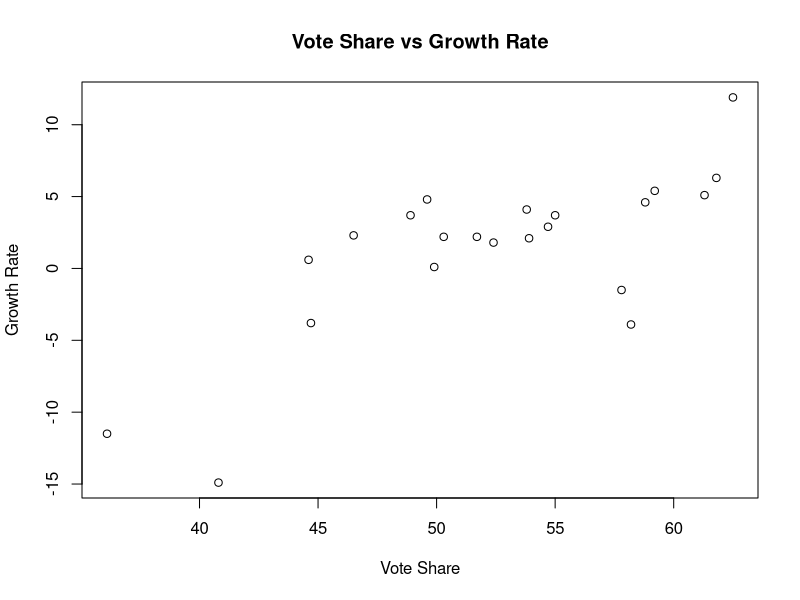
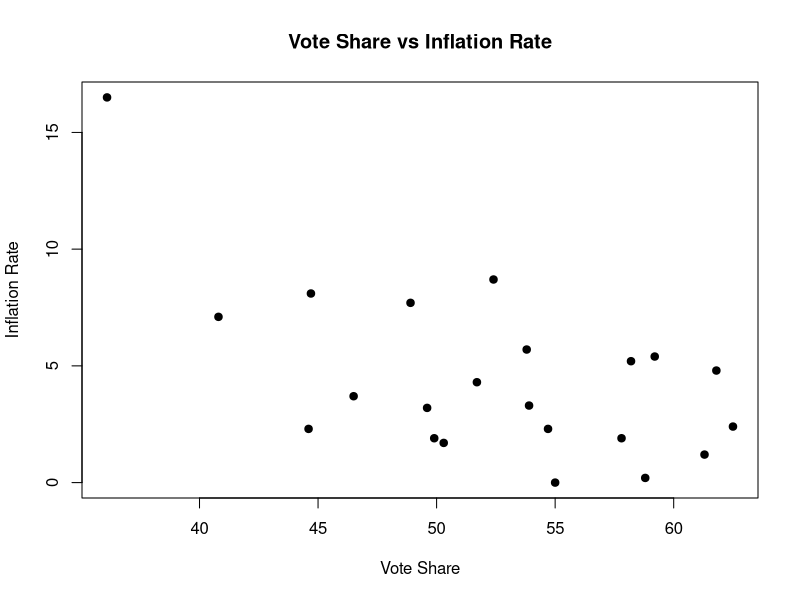
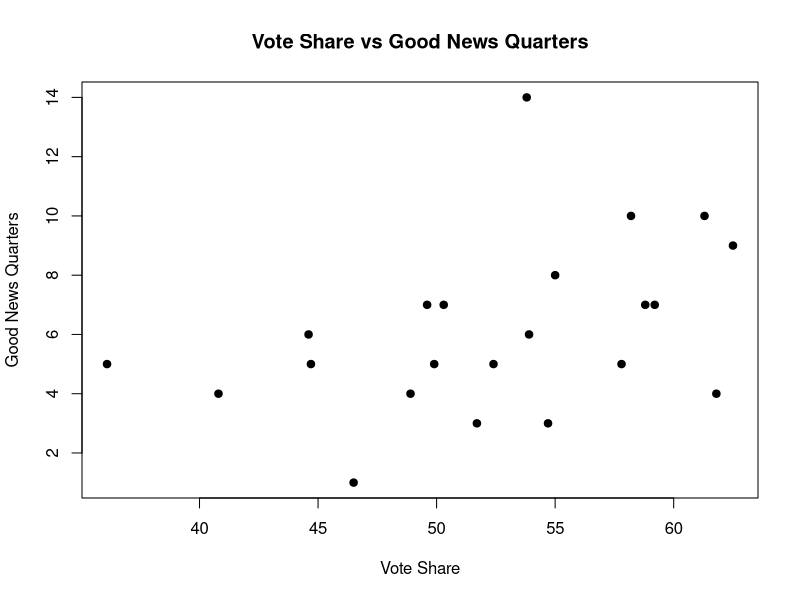
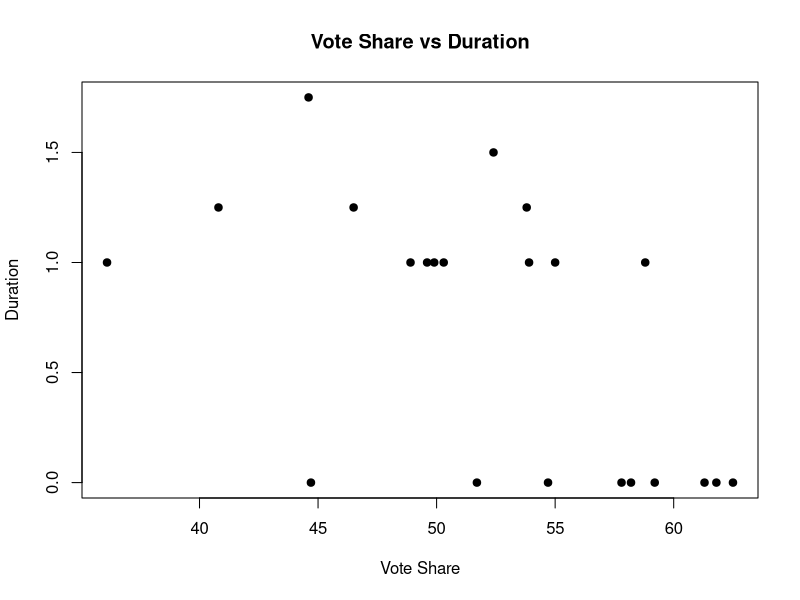
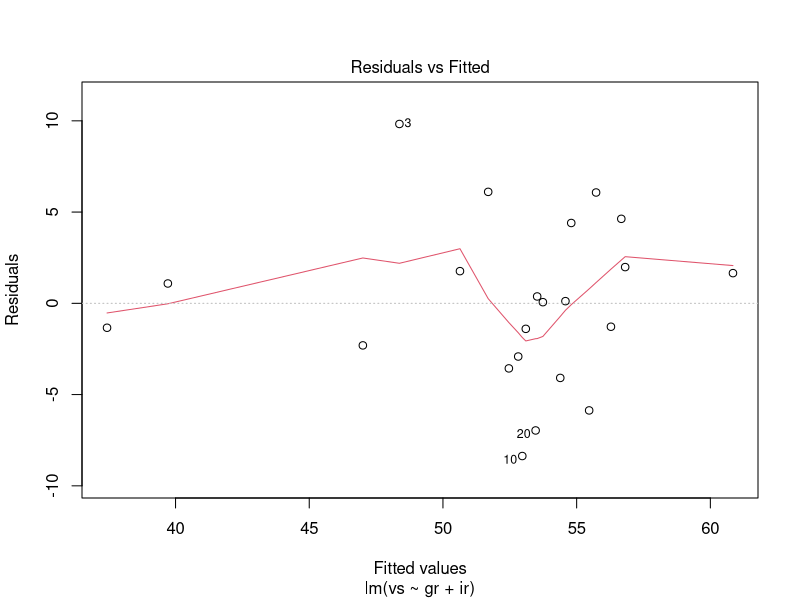
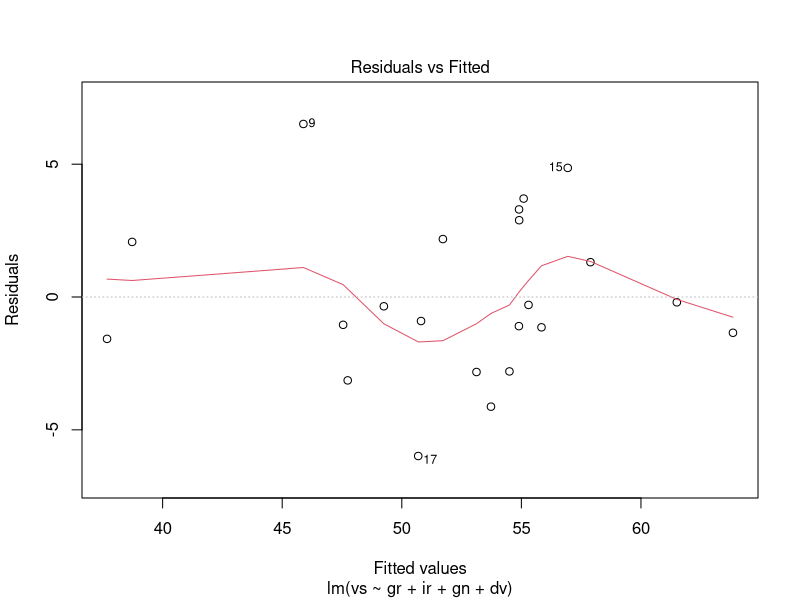
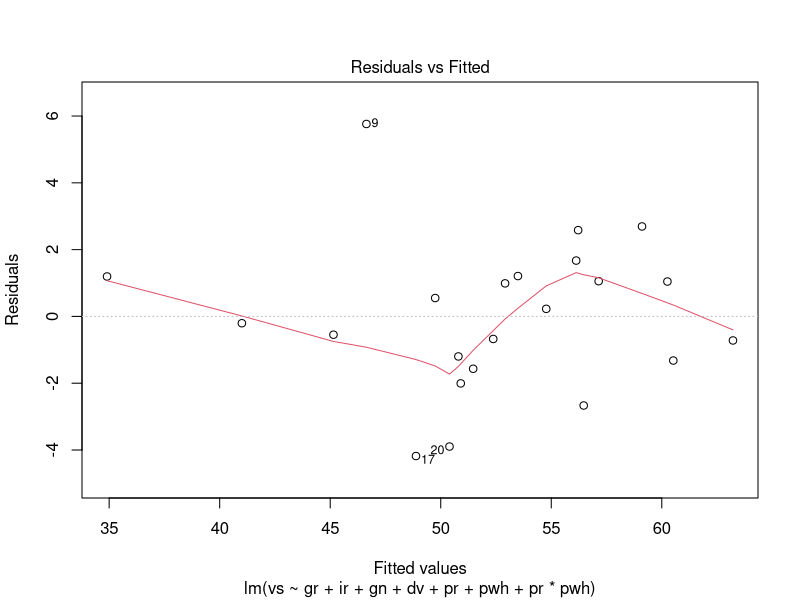

Reproduce these figures in R, in order.
## ---- chunk 1
library(ggplot2)

usap <- read.csv("usap.csv") 
names(usap)
## ---- chunk 2
plot(usap$vs, usap$gr, xlab="Vote Share", ylab="Growth Rate", main="Vote Share vs Growth Rate")
plot(usap$vs, usap$ir, xlab="Vote Share", ylab="Inflation Rate", main="Vote Share vs Inflation Rate", pch=19)
plot(usap$vs, usap$gn, xlab="Vote Share", ylab="Good News Quarters", main="Vote Share vs Good News Quarters", pch=19)
plot(usap$vs, usap$dv, xlab="Vote Share", ylab="Duration", main="Vote Share vs Duration", pch=19)
## ---- chunk 3
modelA <- lm(vs ~ gr + ir, data=usap)
# plot(usap$vs, usap$gr + usap$ir, ylab="Model B", main="vs ~ gr + ir")
summary(modelA)
# make a multiple regression plot
plot(modelA, which=1)
## ---- chunk 4
modelB <- lm(vs ~ gr + ir + gn + dv, data=usap)
# plot(usap$vs, usap$gr + usap$ir + usap$gn + usap$dv, xlab="Vote Share", ylab="Model B", main="vs ~ gr + ir + gn + dv")
summary(modelB)
plot(modelB, which = 1)
## ---- chunk 5
modelC <- lm(vs ~ gr + ir + gn + dv + pr + pwh + pr*pwh, data=usap)
# plot(usap$vs, usap$gr + usap$ir + usap$gn + usap$dv + usap$pr + usap$pwh + usap$pr*usap$pwh, xlab="vote share", ylab="Growth Rate", main="vs ~ gr + ir + gn + dv + pr + pwh + pr*pwh")
summary(modelC)
plot(modelC, which = 1)
## ---- chunk 6
anova(modelB, modelC)
## ---- chunk 7
qf(0.05, 3, 14, lower.tail = FALSE)
## ---- chunk 8
summary(modelB)
## ---- chunk 9
summary(modelC)
## ---- chunk 10
smryA <- summary(modelA)
smryB <- summary(modelB)
smryC <- summary(modelC)
# make dataframes for the summary with the adjusted r-squared values
model_summary <- data.frame(model=c("A", "B", "C"), adj.r.squared=c(smryA$adj.r.squared, smryB$adj.r.squared, smryC$adj.r.squared))
model_summary[which(model_summary$adj.r.squared == max(model_summary$adj.r.squared)),]
